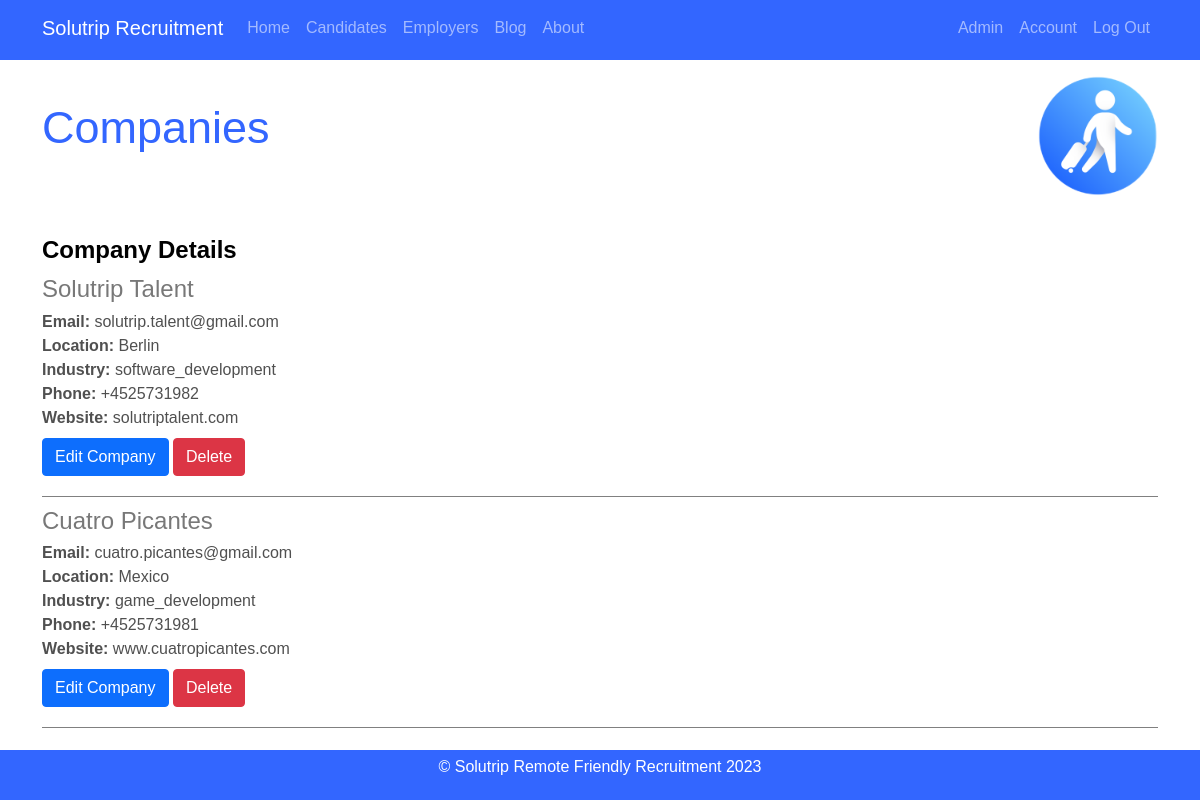
Page /admin/companies (signed in) on the earlier database version.
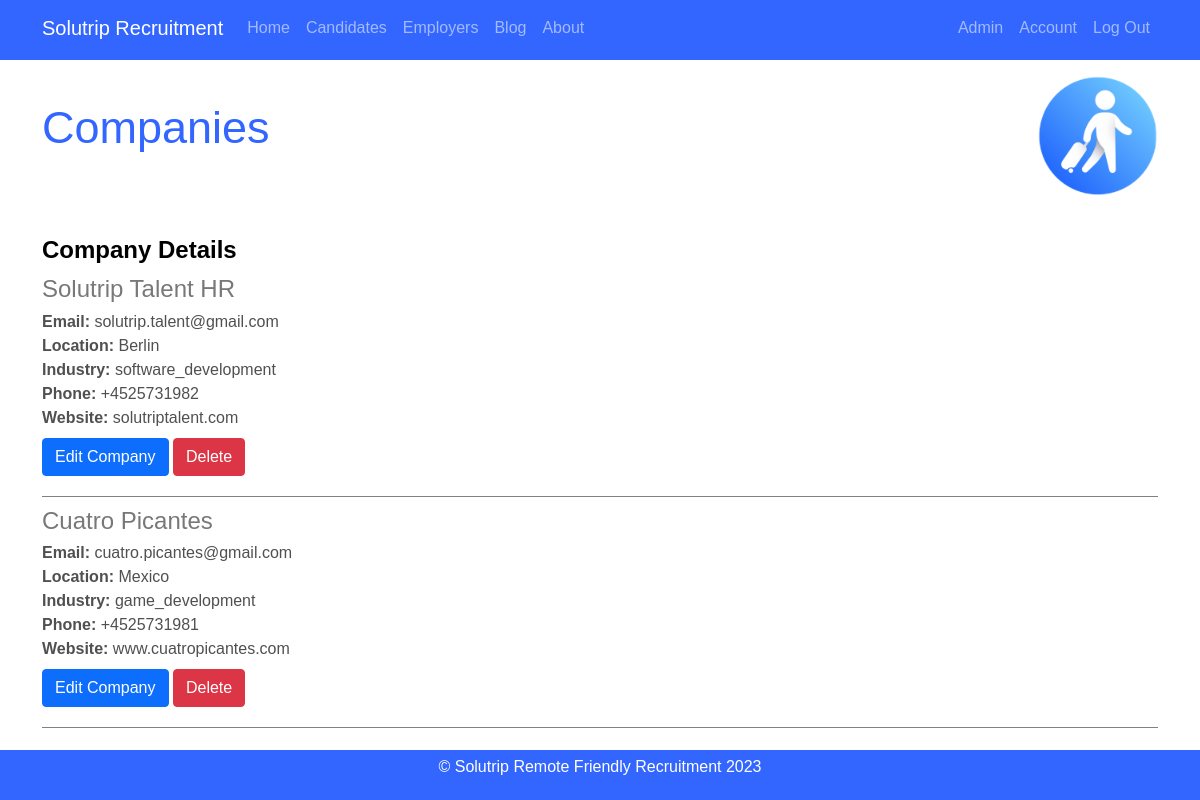
Same page on the later database version.
### Solutrip_app/models.py (models this page shows)
class Company(db.Model):
    id = db.Column (db.Integer, primary_key=True)
    companyname = db.Column (db.String(80), unique=True, nullable=False)
    email = db.Column (db.String(120), unique=True, nullable=False)
    location = db.Column(db.String(60), nullable=False)
    industry = db.Column(db.String(60), nullable=False)
    phone = db.Column(db.String(60), unique=True, nullable=False)
    website = db.Column(db.String(100), nullable=False)

### Solutrip_app/routes.py (the view)
@app.route("/admin/companies", methods=['GET'])
@login_required
def view_companies():
    if not is_admin(current_user):
        flash("Sorry, you must be an admin to access this page.","danger")
        return redirect(url_for('home'))
    companies = Company.query.all()
    return render_template("companies.html", title="Companies", companies=companies)

### Solutrip_app/models.py (called while the page is built)
@login_manager.user_loader
def load_user(user_id):
    return User.query.get(int(user_id))

### Solutrip_app/routes.py (called while the page is built)
def is_admin(user):
    if user.is_authenticated and user.role == "admin":
        return True
    else:
        return False

### Solutrip_app/templates/companies.html (shortened to what this page needs)
{% extends 'layout.html' %}
{% block content %}
    <div class="company-post mt-3" style="display: flex; align-items: center;">
        <h2 class="blog-title mt-4">Companies</h2>
        <img src="{{ url_for('static', filename='solu.png') }}" alt="My image" class="img-fluid rounded" style="height: 120px; margin-left: auto;">
    </div>
    <div class="body-text">
        <h4 style="color: black;"><b>Company Details</b></h4>
        {% for company in companies %}
        <div style="margin-top: 4px; padding-bottom: 4px; border-bottom: 1px solid gray;">
          <div>
            <h4 style="color: rgb(120,120,120); margin-top: 10px; margin-bottom: 6px">{{ company.companyname }}</h4>
            <div><b>Email:</b> {{ company.email }}</div>
            <div><b>Location:</b> {{ company.location }}</div>
            <div><b>Industry:</b> {{ company.industry }}</div>
            <div><b>Phone:</b> {{ company.phone }}</div>
            <div><b>Website:</b> {{ company.website }}</div>
          </div>
          <div class="buttons">
            <a class="btn btn-primary mt-2 mb-3" href="{{ url_for('update_company', company_id=company.id) }}" >Edit Company</a>
            <button type ="button" class="btn btn-danger mt-2 mr-2 mb-3" data-bs-toggle="modal" data-bs-target="#deleteModal{{ company.id }}">Delete</button>
          </div>
        </div>
        {% endfor %}
    </div>
{% endblock content %}

Differences in the rows shown:
changed Company "solutrip.talent@gmail.com": companyname "Solutrip Talent" → "Solutrip Talent HR"
